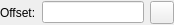
<?xml version="1.0" encoding="UTF-8"?>
<ui version="4.0">
 <class>LC_MidLineOptions</class>
 <widget class="QWidget" name="LC_MidLineOptions">
  <property name="geometry">
   <rect>
    <x>0</x>
    <y>0</y>
    <width>174</width>
    <height>24</height>
   </rect>
  </property>
  <property name="windowTitle">
   <string>Form</string>
  </property>
  <layout class="QGridLayout" name="gridLayout">
   <property name="leftMargin">
    <number>0</number>
   </property>
   <property name="topMargin">
    <number>1</number>
   </property>
   <property name="rightMargin">
    <number>0</number>
   </property>
   <property name="bottomMargin">
    <number>1</number>
   </property>
   <item row="0" column="0">
    <widget class="QLabel" name="label">
     <property name="text">
      <string>Offset:</string>
     </property>
    </widget>
   </item>
   <item row="0" column="1">
    <widget class="QLineEdit" name="leOffset"/>
   </item>
   <item row="0" column="2">
    <widget class="QToolButton" name="tbPickOffset">
     <property name="toolTip">
      <string>Pick offset from drawing</string>
     </property>
     <property name="text">
      <string/>
     </property>
     <property name="icon">
      <iconset resource="../../../../res/icons/icons.qrc">
       <normaloff>:/icons/interactive_pick_distance.lci</normaloff>:/icons/interactive_pick_distance.lci</iconset>
     </property>
    </widget>
   </item>
  </layout>
 </widget>
 <resources>
  <include location="../../../../res/icons/icons.qrc"/>
 </resources>
 <connections/>
</ui>
